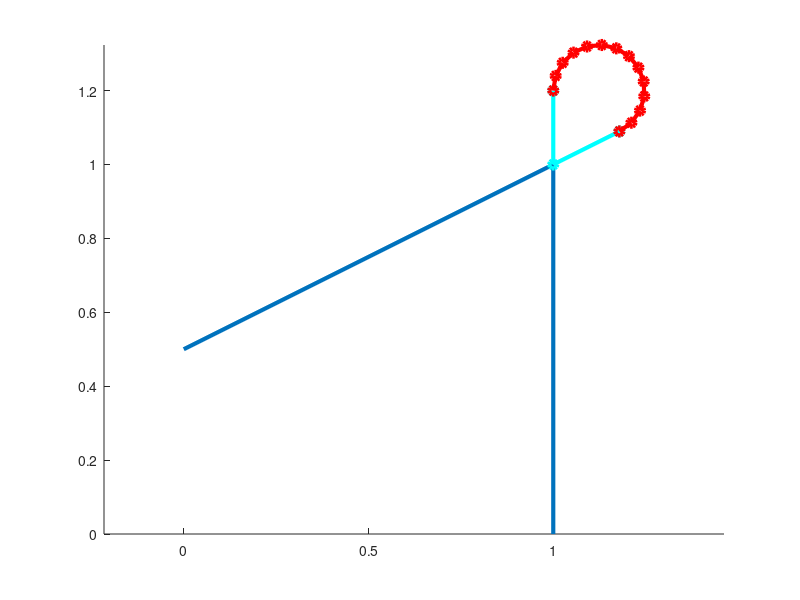

This figure's MATLAB source:
clf;
p1 = [1, 0]
p2 = [1, 1]
p3 = [0, 0.5]

rotation_p90 = [cos(pi/2)  -sin(pi/2) ; sin(pi/2)  cos(pi/2)]
rotation_m90 = [cos(-pi/2)  -sin(-pi/2) ; sin(-pi/2)  cos(-pi/2)]

v1 = p2 - p1;
v2 = p2 - p3;

radius = 0.2;

v1n = v1 / norm(v1);
v2n = v2 / norm(v2);

angle = acos(dot(v1n, v2n))

deg_angle = angle / pi * 180

l_down = tan(angle / 2) * radius;

interpolate_angle = 0.1 * pi;

v1_m = p2 + (v1n*radius) + (v1n*l_down*rotation_p90);

counter_angle = pi + angle;

rotate_rad = (p2 + v1n * radius) - v1_m;

len_interpol = floor(counter_angle / interpolate_angle)

interpol = zeros(len_interpol, 2);
j = 1;
for i = 0:counter_angle / len_interpol:counter_angle
    rot = [cos(-i)  -sin(-i) ; sin(-i)  cos(-i)];
    interpol(j, :) = rot * rotate_rad';
    j = j + 1;
end

interpol = interpol + repmat(v1_m, len_interpol + 1, 1);

hold on
axis equal
plot([p1(1), p2(1), p3(1)]', [p1(2), p2(2), p3(2)]', 'LineWidth', 3)

pv = [p2 + (v1n*radius); p2; p2 + (v2n*radius)];

plot(pv(:,1), pv(:,2), '-oc', 'LineWidth', 3);
plot(interpol(:,1), interpol(:,2), '-or', 'LineWidth', 3);
